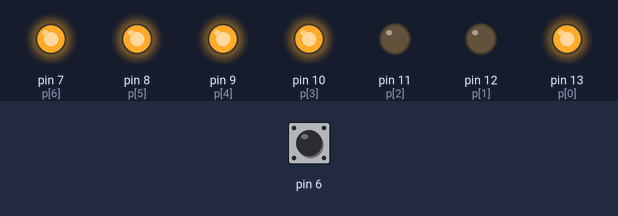
Bench run of a sketch on a simulated Arduino Uno, built with avr-gcc and run on an emulated ATmega328P. Shown: output pins drawn as LEDs (lit = HIGH). Inputs (shaded band) come from the test bench; at power-on: pin 6 HIGH.

Above: at 1.2 s.
1.3 s: pin 6 pulled LOW for 0.15 s
At 3.2 s:
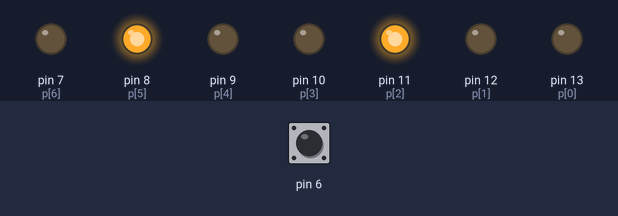
At 4.2 s:
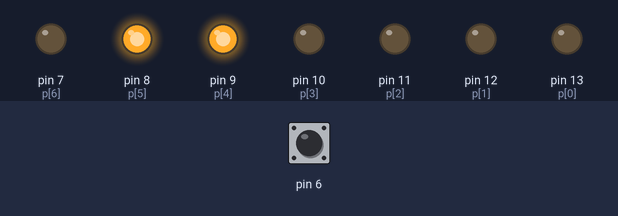
4.4 s: pin 6 pulled LOW for 3.2 s
At 5.1 s:
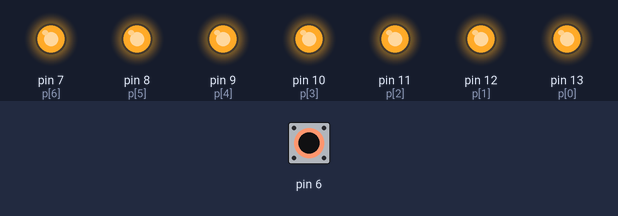
10.6 s: pin 6 pulled LOW for 3.2 s
Timing chart, 0 to 30.8 s (numbered marks = the images above; inputs shaded):
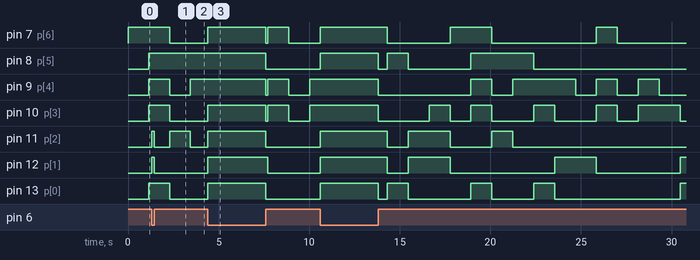

Measured:
- after the input at 1.3 s, pin 12 (p[1]): LOW → HIGH at once, → LOW 0.15 s later
- after the input at 4.4 s, pin 8 (p[5]): HIGH → LOW after 3.2 s instead of 0.20 s; pin 11 (p[2]): LOW → HIGH at once, → LOW 3.2 s later

The sketch:

WK11_HW.ino
```cpp
// C++ code
//
int i;
byte bt, j, p[7]={13,12,11,10,9,8,7};
byte cn[16][7]={
	{0,0,0,0,0,0,1},
	{1,0,0,1,1,1,1},
    {0,0,1,0,0,1,0},
    {0,0,0,0,1,1,0},
    {1,0,0,1,1,0,0},
    {0,1,0,0,1,0,0},
    {0,1,0,0,0,0,0},
    {0,0,0,1,1,0,1},
    {0,0,0,0,0,0,0},
    {0,0,0,1,1,0,0},
    {0,0,0,1,0,0,0},
    {1,1,0,0,0,0,0},
    {0,1,1,0,0,0,1},
    {1,0,0,0,0,1,0},
    {0,1,1,0,0,0,0},
    {0,1,1,1,0,0,0}
};
void setup()
{
  for(i=0;i<7;i++){
    pinMode(p[i],OUTPUT);
  }
  pinMode(6,INPUT_PULLUP);
}

void loop()
{
  for(i=0;i<16000;i++){
    bt = digitalRead(6);
    if(bt == HIGH){
      for(j=0;j<7;j++){
        digitalWrite(p[j],cn[i/1000][j]);
      }
    }
    else {
      for(j=0;j<7;j++){
        digitalWrite(p[j],1);
      }
    }
    delay(1);
  }
}
```
